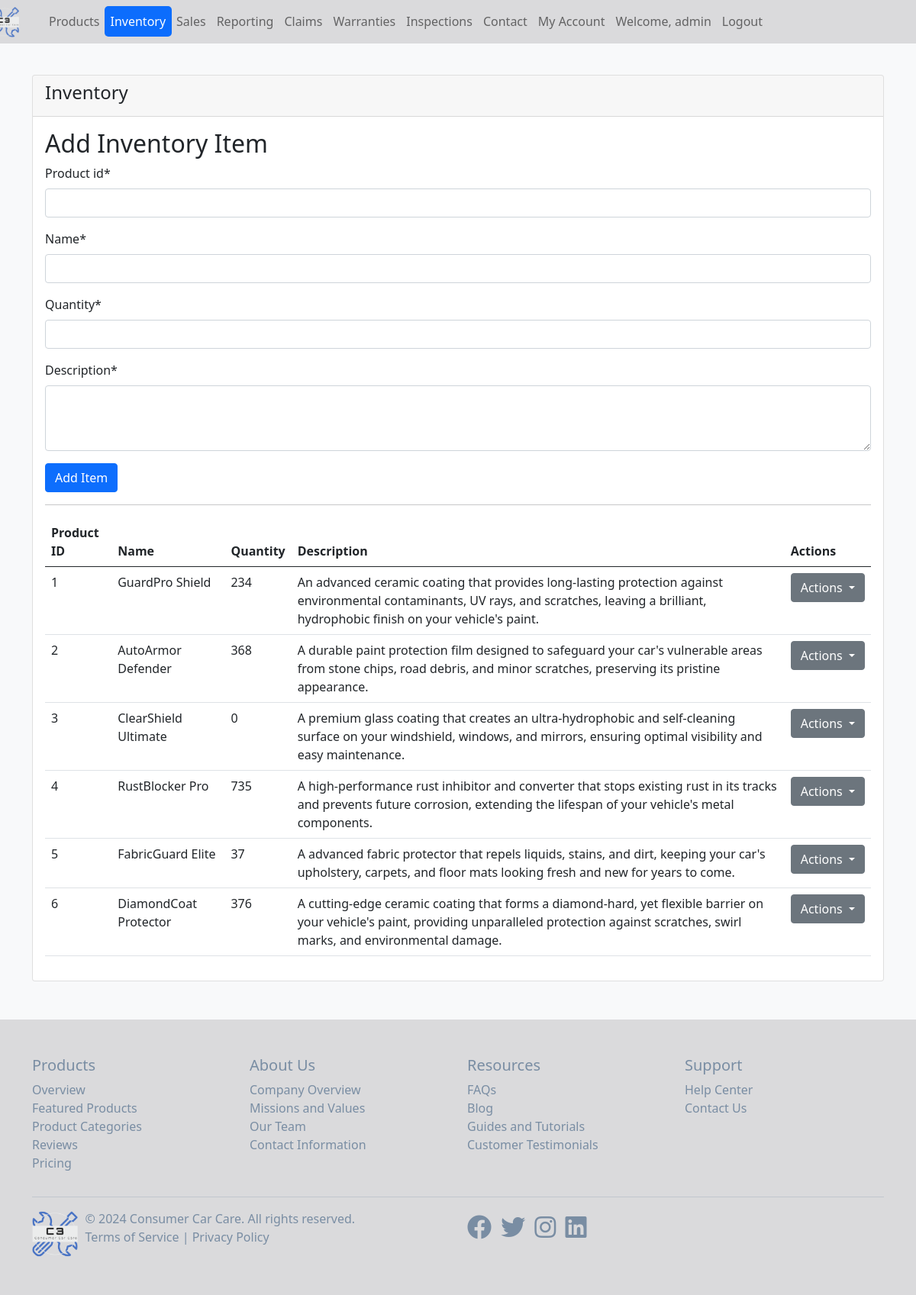
Screenshot of /inventory/ (signed in) with the database file from the repository.
### main_app/models.py (models this page shows, shortened)
class Inventory(models.Model):
    product_id = models.CharField(max_length=20, unique=True)
    name = models.CharField(max_length=100)
    quantity = models.PositiveIntegerField()
    description = models.TextField()

### main_app/views.py (the view)
# urls.py: path('inventory/', views.inventory_view, name='inventory'),
@login_required
def inventory_view(request):
    inventory_items = Inventory.objects.all()
    form = InventoryForm()
    if request.method == 'POST':
        form = InventoryForm(request.POST)
        if form.is_valid():
            form.save()
            return redirect('inventory')
    return render(request, 'main_app/inventory.html', {'inventory_items': inventory_items, 'form': form})

### main_app/forms.py
class InventoryForm(forms.ModelForm):
    class Meta:
        model = Inventory
        fields = ['product_id', 'name', 'quantity', 'description']
        widgets = {
            'description': forms.Textarea(attrs={'rows': 3}),
        }

### main_app/templates/main_app/inventory.html (shortened to what this page needs)
{% extends 'main_app/base.html' %}
{% load crispy_forms_tags %}
{% block content %}
<div class="container mt-5">
    <div class="row">
        <div class="col-md-12">
            <div class="card">
                <div class="card-header">
                    <h4>Inventory</h4>
                </div>
                <div class="card-body">
                    <h2>Add Inventory Item</h2>
                    <form method="post">
                        {{ form|crispy }}
                        <button type="submit" class="btn btn-primary">Add Item</button>
                    </form>
                    <hr>
                    <table class="table">
                        <thead>
                            <tr>
                                <th>Product ID</th>
                                <th>Name</th>
                                <th>Quantity</th>
                                <th>Description</th>
                                <th>Actions</th>
                            </tr>
                        </thead>
                        <tbody>
                            {% for item in inventory_items %}
                            <tr>
                                <td>{{ item.product_id }}</td>
                                <td>{{ item.name }}</td>
                                <td>{{ item.quantity }}</td>
                                <td>{{ item.description }}</td>
                                <td>
                                    <div class="dropdown">
                                        <button class="btn btn-secondary dropdown-toggle" type="button" id="actionsDropdown{{ item.id }}" data-toggle="dropdown" aria-haspopup="true" aria-expanded="false">
                                            Actions
                                        </button>
                                    </div>
                                </td>
                            </tr>
                            {% endfor %}
                        </tbody>
                    </table>
                </div>
            </div>
        </div>
    </div>
</div>
{% endblock %}

### main_app/templates/main_app/base.html (shortened to what this page needs)
{% load static %}
<!DOCTYPE html>
<html lang="en">
<head>
    <link rel="stylesheet" href="{% static 'main_app/css/bootstrap.min.css' %}">
    <link rel="stylesheet" href="https://cdnjs.cloudflare.com/ajax/libs/font-awesome/5.15.3/css/all.min.css">
</head>
<body>
    <nav class="navbar navbar-expand-lg navbar-light bg-custom-color">
        <div class="container">
            <div class="collapse navbar-collapse" id="navbarNav">
                <ul class="navbar-nav">
                    <li class="nav-item active">
                        <a class="nav-link" href="{% url 'home' %}">
                            <img src="{% static 'main_app/images/C3_transparent_cropped.png' %}" alt="Consumer Car Care Logo" height="40">
                        </a>
                    </li>
                    <li class="nav-item">
                        <a class="nav-link {% if request.path == '/products/' %}active{% endif %}" href="{% url 'products' %}">Products</a>
                    </li>
                    <li class="nav-item">
                        <a class="nav-link {% if request.path == '/inventory/' %}active{% endif %}" href="{% url 'inventory' %}">Inventory</a>
                    </li>
                    <li class="nav-item">
                        <a class="nav-link {% if request.path == '/sales-data/' %}active{% endif %}" href="{% url 'sales_data' %}">Sales</a>
                    </li>
                    <li class="nav-item">
                        <a class="nav-link {% if request.path == '/reporting-dashboard/' %}active{% endif %}" href="{% url 'reporting_dashboard' %}">Reporting</a>
                    </li>
                    <li class="nav-item">
                        <a class="nav-link {% if request.path == '/claims/' %}active{% endif %}" href="{% url 'claims' %}">Claims</a>
                    </li>
                    <li class="nav-item">
                        <a class="nav-link {% if request.path == '/warranties/' %}active{% endif %}" href="{% url 'warranties' %}">Warranties</a>
                    </li>
                    <li class="nav-item">
                        <a class="nav-link {% if request.path == '/inspections/' %}active{% endif %}" href="{% url 'inspections' %}">Inspections</a>
                    </li>
                    <li class="nav-item">
                        <a class="nav-link {% if request.path == '/contact/' %}active{% endif %}" href="{% url 'contact' %}">Contact</a>
                    </li>
                    {% if user.is_authenticated %}
                    {% if user.is_authenticated %}
                        <li class="nav-item">
                            <a class="nav-link {% if request.path == '/my-account/' %}active{% endif %}" href="{% url 'my_account' %}">My Account</a>
                        </li>
                    {% endif %}
                        <li class="nav-item">
                            <span class="nav-link">Welcome, {{ user.username }}</span>
                        </li>
                        <li class="nav-item">
                            <form method="post" action="{% url 'logout' %}">
                                <button class ="nav-link" type="submit">Logout</button>
                            </form>
                        </li>
                    {% else %}
                        <li class="nav-item">
                            <a class="nav-link {% if request.path == '/login/' %}active{% endif %}" href="{% url 'login' %}">Login</a>
                        </li>
                    {% endif %}
                </ul>
            </div>
        </div>
    </nav>
    {% block content %}
    {% endblock %}
    <footer class="bg-custom-color py-5">
        <div class="container">
          <div class="row">
            <div class="col-md-3">
              <h5>Products</h5>
              <ul class="list-unstyled">
                <li><a href="#">Overview</a></li>
                <li><a href="#">Featured Products</a></li>
                <li><a href="#">Product Categories</a></li>
                <li><a href="#">Reviews</a></li>
                <li><a href="#">Pricing</a></li>
              </ul>
            </div>
            <div class="col-md-3">
              <h5>About Us</h5>
              <ul class="list-unstyled">
                <li><a href="#">Company Overview</a></li>
                <li><a href="#">Missions and Values</a></li>
                <li><a href="#">Our Team</a></li>
                <li><a href="#">Contact Information</a></li>
              </ul>
            </div>
            <div class="col-md-3">
              <h5>Resources</h5>
              <ul class="list-unstyled">
                <li><a href="#">FAQs</a></li>
                <li><a href="#">Blog</a></li>
                <li><a href="#">Guides and Tutorials</a></li>
                <li><a href="#">Customer Testimonials</a></li>
              </ul>
            </div>
            <div class="col-md-3">
              <h5>Support</h5>
              <ul class="list-unstyled">
                <li><a href="#">Help Center</a></li>
                <li><a href="#">Contact Us</a></li>
              </ul>
            </div>
          </div>
          <hr>
          <div class="row align-items-center">
            <div class="col-md-6">
              <div class="d-flex align-items-center">
                <img src="{% static 'main_app/images/C3_transparent_cropped.png' %}" alt="Company Logo" height="60" class="mr-3">
                <div>
                  <p class="mb-0">&copy; 2024 Consumer Car Care. All rights reserved.</p>
                  <p><a href="#">Terms of Service</a> | <a href="#">Privacy Policy</a></p>
                </div>
              </div>
            </div>
            <div class="col-md-6 text-md-right">
              <ul class="list-inline">
                <li class="list-inline-item"><a href="#"><i class="fab fa-facebook fa-2x"></i></a></li>
                <li class="list-inline-item"><a href="#"><i class="fab fa-twitter fa-2x"></i></a></li>
                <li class="list-inline-item"><a href="#"><i class="fab fa-instagram fa-2x"></i></a></li>
                <li class="list-inline-item"><a href="#"><i class="fab fa-linkedin fa-2x"></i></a></li>
              </ul>
            </div>
          </div>
        </div>
      </footer>
</body>
</html>

### main_app/templates/main_app/base.html (style rules this page uses)
body { background-color: #f8f9fa; padding-top: 50px; }
footer { color: #798da3; text-decoration: none; margin-top: 50px; }
footer a { text-decoration: none; color: #798da3; }
.nav-link.active { background-color: #0c6dfd ; color: #ffffff !important; border-radius: 5px; }
.nav-link img { margin-left: -80px; margin-bottom: -8px; margin-top: -10px; padding-left: 15px; }
.navbar { position: fixed; top: 0; width: 100%; z-index: 1000; }
.bg-custom-color { background-color: #dadadc; }
.mr-3 { margin-right: 10px; }
button { border: 0; background-color: #dadadc; }
.navbar-nav .nav-item { margin-right: -2px; }

### rows the page displays
Inventory: product_id "1", name "GuardPro Shield", quantity "234", description "An advanced ceramic coating that provides long-lasting protection against environmental contaminants, UV rays, and scratches, leaving a brilliant, hydrophobic finish on your vehicle's paint."
Inventory: product_id "2", name "AutoArmor Defender", quantity "368", description "A durable paint protection film designed to safeguard your car's vulnerable areas from stone chips, road debris, and minor scratches, preserving its pristine appearance."
Inventory: product_id "3", name "ClearShield Ultimate", quantity "0", description "A premium glass coating that creates an ultra-hydrophobic and self-cleaning surface on your windshield, windows, and mirrors, ensuring optimal visibility and easy maintenance."
Inventory: product_id "4", name "RustBlocker Pro", quantity "735", description "A high-performance rust inhibitor and converter that stops existing rust in its tracks and prevents future corrosion, extending the lifespan of your vehicle's metal components."
Inventory: product_id "5", name "FabricGuard Elite", quantity "37", description "A advanced fabric protector that repels liquids, stains, and dirt, keeping your car's upholstery, carpets, and floor mats looking fresh and new for years to come."
Inventory: product_id "6", name "DiamondCoat Protector", quantity "376", description "A cutting-edge ceramic coating that forms a diamond-hard, yet flexible barrier on your vehicle's paint, providing unparalleled protection against scratches, swirl marks, and environmental damage."

### other values shown
{{ user.username }} "admin"
